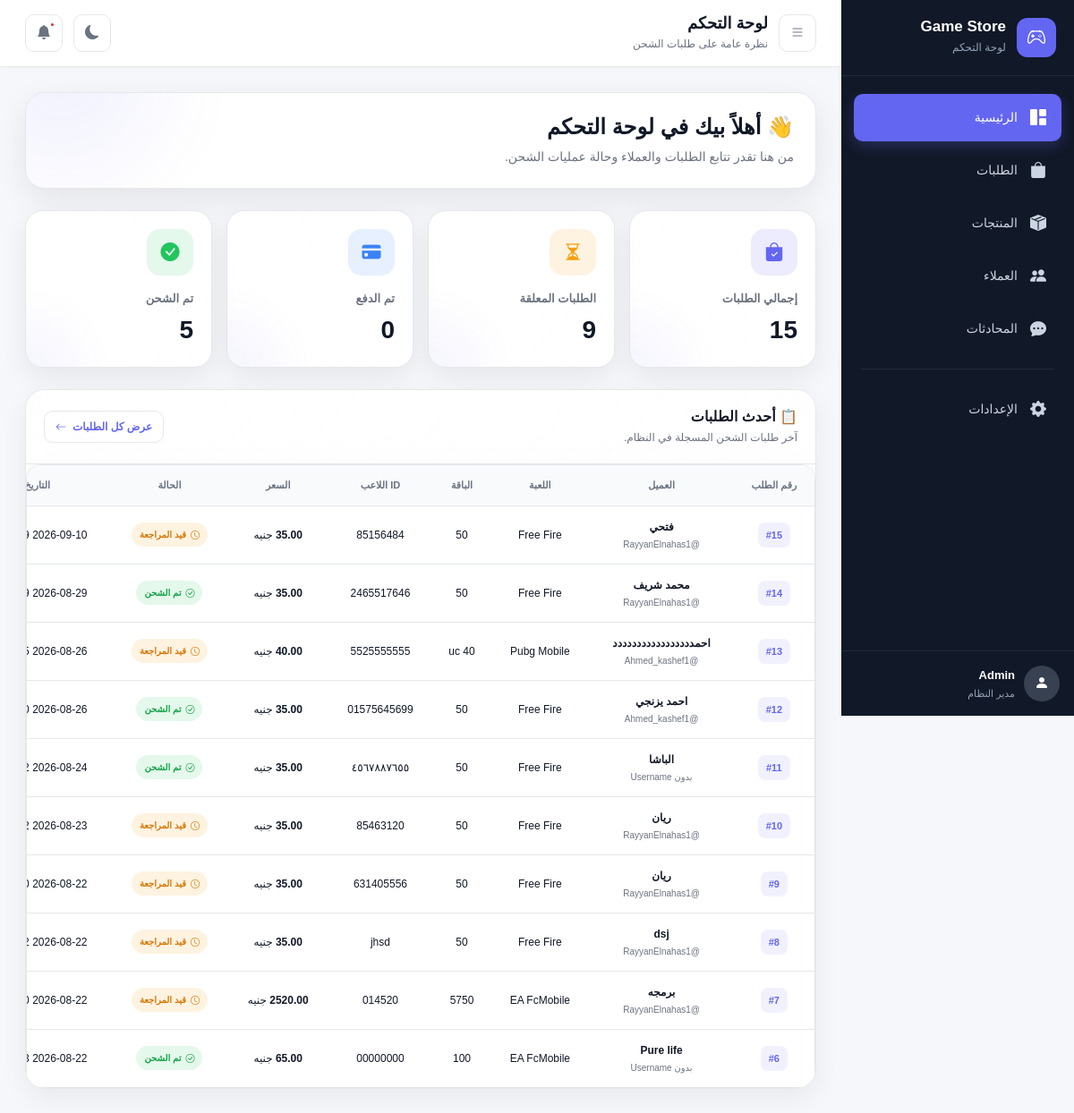
The page / on the database its author committed.
### tables this page shows
CREATE TABLE orders (
            id INTEGER PRIMARY KEY AUTOINCREMENT,
            telegram_id INTEGER NOT NULL,
            username TEXT,
            customer_name TEXT NOT NULL,
            game TEXT NOT NULL,
            package TEXT NOT NULL,
            original_price REAL NOT NULL,
            final_price REAL NOT NULL,
            player_id TEXT NOT NULL,
            receipt_file_id TEXT,
            status TEXT NOT NULL DEFAULT 'pending',
            created_at TEXT NOT NULL
        );

### dashboard.py (the view)
@app.route("/")
def dashboard():
    orders = get_orders()
    return render_template("dashboard.html", orders=orders)

### dashboard.py (called while the page is built)
def get_db():
    conn = sqlite3.connect(DB_NAME)
    conn.row_factory = sqlite3.Row
    return conn

def get_orders():
    conn = get_db()
    try:
        orders = conn.execute("SELECT * FROM orders ORDER BY id DESC").fetchall()
        return orders
    finally:
        conn.close()

### templates/dashboard.html (shortened to what this page needs)
{% extends "base.html" %}
{% block page_heading %}
لوحة التحكم
{% endblock %}
{% block page_description %}
نظرة عامة على طلبات الشحن
{% endblock %}
{% block extra_css %}
<link
    rel="stylesheet"
    href="{{ url_for('static', filename='css/dashboard.css') }}"
>
{% endblock %}
{% block content %}
<div class="dashboard-header">
    <div class="dashboard-title">
        <h2>
            👋 أهلاً بيك في لوحة التحكم
        </h2>
        <p>
            من هنا تقدر تتابع الطلبات والعملاء وحالة عمليات الشحن.
        </p>
    </div>
</div>
<div class="row g-3 dashboard-stats">
    <div class="col-12 col-sm-6 col-xl-3">
        <div class="stat-card">
            <div class="stat-icon dashboard-stat-icon-primary">
                <i class="bi bi-bag-check-fill"></i>
            </div>
            <div class="stat-title">
                إجمالي الطلبات
            </div>
            <div class="stat-value">
                {{ orders|length }}
            </div>
        </div>
    </div>
    <div class="col-12 col-sm-6 col-xl-3">
        <div class="stat-card">
            <div class="stat-icon dashboard-stat-icon-warning">
                <i class="bi bi-hourglass-split"></i>
            </div>
            <div class="stat-title">
                الطلبات المعلقة
            </div>
            <div class="stat-value">
                {{
                    orders
                    |selectattr("status", "equalto", "pending")
                    |list
                    |length
                }}
            </div>
        </div>
    </div>
    <div class="col-12 col-sm-6 col-xl-3">
        <div class="stat-card">
            <div class="stat-icon dashboard-stat-icon-info">
                <i class="bi bi-credit-card-fill"></i>
            </div>
            <div class="stat-title">
                تم الدفع
            </div>
            <div class="stat-value">
                {{
                    orders
                    |selectattr("status", "equalto", "paid")
                    |list
                    |length
                }}
            </div>
        </div>
    </div>
    <div class="col-12 col-sm-6 col-xl-3">
        <div class="stat-card">
            <div class="stat-icon dashboard-stat-icon-success">
                <i class="bi bi-check-circle-fill"></i>
            </div>
            <div class="stat-title">
                تم الشحن
            </div>
            <div class="stat-value">
                {{
                    orders
                    |selectattr("status", "equalto", "shipped")
                    |list
                    |length
                }}
            </div>
        </div>
    </div>
</div>
<div class="recent-orders dashboard-card">
    <div class="section-header">
        <div>
            <h5>
                📋 أحدث الطلبات
            </h5>
            <p>
                آخر طلبات الشحن المسجلة في النظام.
            </p>
        </div>
        <a
            href="{{ url_for('orders') }}"
            class="view-all-orders"
        >
            عرض كل الطلبات
            <i class="bi bi-arrow-left"></i>
        </a>
    </div>
    {% if orders %}
    <div class="table-container">
        <div class="table-responsive">
            <table class="table align-middle mb-0">
                <thead>
                    <tr>
                        <th>
                            رقم الطلب
                        </th>
                        <th>
                            العميل
                        </th>
                        <th>
                            اللعبة
                        </th>
                        <th>
                            الباقة
                        </th>
                        <th>
                            ID اللاعب
                        </th>
                        <th>
                            السعر
                        </th>
                        <th>
                            الحالة
                        </th>
                        <th>
                            التاريخ
                        </th>
                    </tr>
                </thead>
                <tbody>
                {% for order in orders[:10] %}
                    <tr>
                        <td>
                            <span class="order-id">
                                #{{ order["id"] }}
                            </span>
                        </td>
                        <td>
                            <div class="customer-name">
                                {{ order["customer_name"] }}
                            </div>
                            {% if order["username"] %}
                                <span class="customer-username">
                                    @{{ order["username"] }}
                                </span>
                            {% else %}
                                <span class="customer-username">
                                    بدون Username
                                </span>
                            {% endif %}
                        </td>
                        <td>
                            {{ order["game"] }}
                        </td>
                        <td>
                            {{ order["package"] }}
                        </td>
                        <td>
                            {{ order["player_id"] }}
                        </td>
                        <td>
                            <strong>
                                {{ "%.2f"|format(order["final_price"]|float) }}
                            </strong>
                            جنيه
                        </td>
                        <td>
                            {% if order["status"] == "pending" %}
                                <span class="status status-pending">
                                    <i class="bi bi-clock"></i>
                                    قيد المراجعة
                                </span>
                            {% elif order["status"] == "paid" %}
                                <span class="status status-paid">
                                    <i class="bi bi-credit-card"></i>
                                    تم الدفع
                                </span>
                            {% elif order["status"] == "shipped" %}
                                <span class="status status-shipped">
                                    <i class="bi bi-check-circle"></i>
                                    تم الشحن
                                </span>
                            {% elif order["status"] == "rejected" %}
                                <span class="status status-rejected">
                                    <i class="bi bi-x-circle"></i>
                                    مرفوض
                                </span>
                            {% else %}
                                <span class="status">
                                    {{ order["status"] }}
                                </span>
                            {% endif %}
                        </td>
                        <td>
                            <span class="order-date">
                                {{ order["created_at"] }}
                            </span>
                        </td>
                    </tr>
                {% endfor %}
                </tbody>
            </table>
        </div>
    </div>
    {% endif %}
</div>
{% endblock %}

### templates/base.html (shortened to what this page needs)
<!DOCTYPE html>
<html lang="ar" dir="rtl">
<head>
    <link
        href="https://cdn.jsdelivr.net/npm/bootstrap@5.3.3/dist/css/bootstrap.rtl.min.css"
        rel="stylesheet"
    >
    <link
        href="https://cdn.jsdelivr.net/npm/bootstrap-icons@1.11.3/font/bootstrap-icons.css"
        rel="stylesheet"
    >
    <link
        rel="stylesheet"
        href="{{ url_for('static', filename='css/style.css') }}"
    >
    <link
        rel="stylesheet"
        href="{{ url_for('static', filename='css/responsive.css') }}"
    >
    {% block extra_css %}
    {% endblock %}
</head>
<body>
<div class="app-wrapper">
    <aside
        class="sidebar"
        id="sidebar"
    >
        <div class="sidebar-header">
            <div class="brand-icon">
                <i class="bi bi-controller"></i>
            </div>
            <div class="brand-text">
                <h5>
                    Game Store
                </h5>
                <small>
                    لوحة التحكم
                </small>
            </div>
        </div>
        <nav class="sidebar-menu">
            <a
                href="{{ url_for('dashboard') }}"
                class="menu-item {% if request.endpoint == 'dashboard' %}active{% endif %}"
            >
                <i class="bi bi-grid-1x2-fill"></i>
                <span>
                    الرئيسية
                </span>
            </a>
            <a
                href="{{ url_for('orders') }}"
                class="menu-item {% if request.endpoint == 'orders' %}active{% endif %}"
            >
                <i class="bi bi-bag-fill"></i>
                <span>
                    الطلبات
                </span>
            </a>
            <a
    href="{{ url_for('products') }}"
    class="menu-item {% if request.endpoint == 'products' %}active{% endif %}"
>
    <i class="bi bi-box-seam-fill"></i>
    <span>المنتجات</span>
</a>
            <a
                href="#"
                class="menu-item"
            >
                <i class="bi bi-people-fill"></i>
                <span>
                    العملاء
                </span>
            </a>
            <a
                href="#"
                class="menu-item"
            >
                <i class="bi bi-chat-dots-fill"></i>
                <span>
                    المحادثات
                </span>
            </a>
            <div class="menu-divider"></div>
            <a
                href="#"
                class="menu-item"
            >
                <i class="bi bi-gear-fill"></i>
                <span>
                    الإعدادات
                </span>
            </a>
        </nav>
        <div class="sidebar-footer">
            <div class="admin-profile">
                <div class="admin-avatar">
                    <i class="bi bi-person-fill"></i>
                </div>
                <div>
                    <strong>
                        Admin
                    </strong>
                    <small>
                        مدير النظام
                    </small>
                </div>
            </div>
        </div>
    </aside>
    <main class="main-content">
        <header class="topbar">
            <div class="topbar-right">
                <button
                    class="icon-button"
                    id="sidebarToggle"
                    type="button"
                    title="القائمة"
                >
                    <i class="bi bi-list"></i>
                </button>
                <div class="page-heading">
                    <h4>
                        {% block page_heading %}{% endblock %}
                    </h4>
                    <small>
                        {% block page_description %}{% endblock %}
                    </small>
                </div>
            </div>
            <div class="topbar-left">
                <button
                    class="icon-button"
                    id="themeToggle"
                    type="button"
                    title="الوضع الليلي"
                >
                    <i
                        class="bi bi-moon-fill"
                        id="themeIcon"
                    ></i>
                </button>
                <button
                    class="icon-button notification-button"
                    type="button"
                    title="الإشعارات"
                >
                    <i class="bi bi-bell-fill"></i>
                    <span class="notification-dot"></span>
                </button>
            </div>
        </header>
        <section class="content-area">
            {% block content %}
            {% endblock %}
        </section>
    </main>
</div>
</body>
</html>

### rows shown on the page
orders: id "15", customer_name "فتحي", username "RayyanElnahas1", game "Free Fire", package "50", player_id "85156484", status "pending" (drawn), created_at "2026-09-10…"
orders: id "14", customer_name "محمد شريف", username "RayyanElnahas1", game "Free Fire", package "50", player_id "2465517646", status "shipped" (drawn), created_at "2026-08-29…"
orders: id "13", customer_name "احمددددددددددددددددد", username "Ahmed_kashef1", game "Pubg Mobile", package "40 uc", player_id "5525555555", status "pending" (drawn), created_at "2026-08-26…"
orders: id "12", customer_name "احمد يزنجي", username "Ahmed_kashef1", game "Free Fire", package "50", player_id "01575645699", status "shipped" (drawn), created_at "2026-08-26…"
orders: id "11", customer_name "الباشا", username "بدون Username", game "Free Fire", package "50", player_id "٤٥٦٧٨٨٧٦٥٥", status "shipped" (drawn), created_at "2026-08-24…"
orders: id "10", customer_name "ريان", username "RayyanElnahas1", game "Free Fire", package "50", player_id "85463120", status "pending" (drawn), created_at "2026-08-23…"
orders: id "9", customer_name "ريان", username "RayyanElnahas1", game "Free Fire", package "50", player_id "631405556", status "pending" (drawn), created_at "2026-08-22…"
orders: id "8", customer_name "dsj", username "RayyanElnahas1", game "Free Fire", package "50", player_id "jhsd", status "pending" (drawn), created_at "2026-08-22…"
orders: id "7", customer_name "برمجه", username "RayyanElnahas1", game "EA FcMobile", package "5750", player_id "014520", final_price "2520.00", status "pending" (drawn), created_at "2026-08-22…"
orders: id "6", customer_name "Pure life", username "بدون Username", game "EA FcMobile", package "100", player_id "00000000", status "shipped" (drawn), created_at "2026-08-22…"

### other values the page prints
{{ orders|length }} "15"
